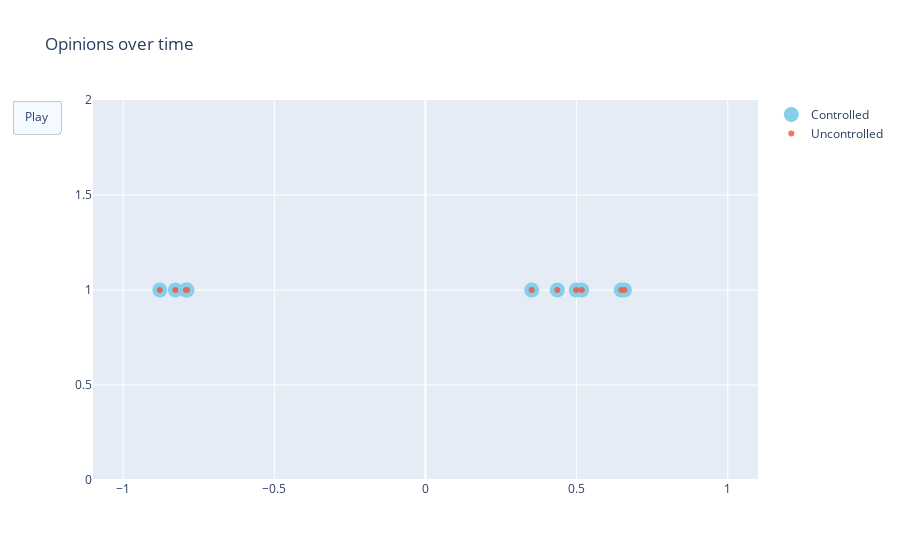

This figure's notebook cell:
### Code cell
fig = go.Figure(
    data=[go.Scatter(x=c_xs[:, 0].flatten(), y=np.ones(eq.var_dim-1),
                         mode='markers',
                         name="Controlled", marker=dict(color='SkyBlue', size=15)),
         go.Scatter(x=uc_xs[:, 0].flatten(), y=np.ones(eq.var_dim-1),
                         mode='markers',
                         name="Uncontrolled", opacity=0.8)],
    layout=go.Layout(
        xaxis=dict(range=[-1.1, 1.1], autorange=False),
        yaxis=dict(range=[0, 2], autorange=False),
        title="Opinions over time",
        updatemenus=[dict(
            type="buttons",
            buttons=[dict(label="Play",
                          method="animate",
                          args=[None, {"frame": {"duration": 25, 
                                                                        "redraw": False},
                                                              "fromcurrent": True, 
                                                              "transition": {"duration": 0.1}}])])]
    ),
    frames=[go.Frame(data=[go.Scatter(x=c_xs[:, i].flatten(), y=np.ones(eq.var_dim-1),
                         mode='markers',
                         name="Controlled", marker=dict(color='SkyBlue', size=15)),
                          go.Scatter(x=uc_xs[:, i].flatten(), y=np.ones(eq.var_dim-1),
                         mode='markers',
                         name="Uncontrolled", opacity=0.8)]) for i in range(c_xs.shape[1])]
)
fig.update_layout(transition = {'duration': 0.1})
fig.show()

### Figure 1 — Plotly figure (JSON) as saved in the notebook; plotly's stock layout.template omitted (floating-point values rounded to 4 significant figures)
{"data": [{"marker": {"color": "SkyBlue", "size": 15}, "mode": "markers", "name": "Controlled", "type": "scatter", "x": [-0.7891, -0.8276, -0.7921, -0.8789, 0.5169, 0.3513, 0.4983, 0.4361, 0.6475, 0.6584], "y": [1, 1, 1, 1, 1, 1, 1, 1, 1, 1]}, {"mode": "markers", "name": "Uncontrolled", "opacity": 0.8, "type": "scatter", "x": [-0.7891, -0.8276, -0.7921, -0.8789, 0.5169, 0.3513, 0.4983, 0.4361, 0.6475, 0.6584], "y": [1, 1, 1, 1, 1, 1, 1, 1, 1, 1]}], "layout": {"title": {"text": "Opinions over time"}, "transition": {"duration": 0.1}, "updatemenus": [{"buttons": [{"args": [null, {"frame": {"duration": 25, "redraw": false}, "fromcurrent": true, "transition": {"duration": 0.1}}], "label": "Play", "method": "animate"}], "type": "buttons"}], "xaxis": {"autorange": false, "range": [-1.1, 1.1]}, "yaxis": {"autorange": false, "range": [0, 2]}}}
